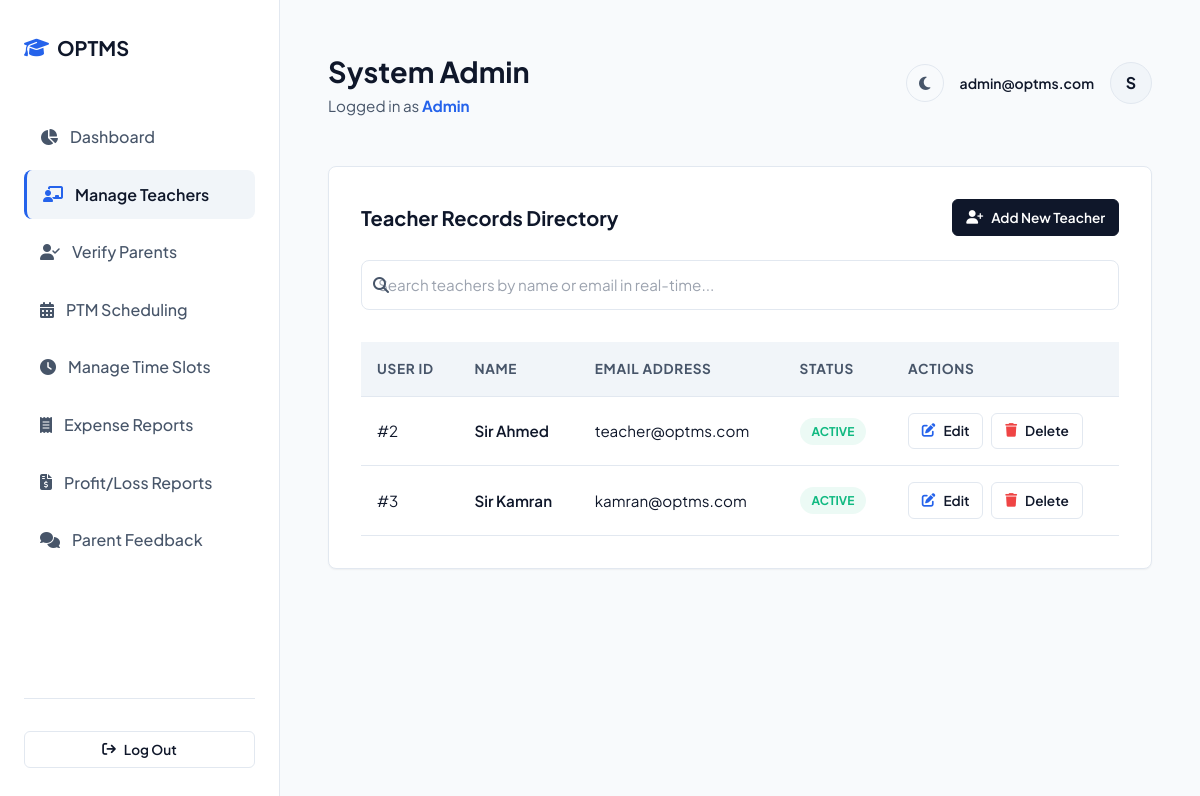
Page /index.php?action=admin_teachers (signed in) on the committed database.
### tables this page shows
CREATE TABLE IF NOT EXISTS Users (
    user_id INT AUTO_INCREMENT PRIMARY KEY,
    name VARCHAR(100) NOT NULL,
    email VARCHAR(100) UNIQUE NOT NULL,
    password VARCHAR(255) NOT NULL,
    role ENUM('Admin', 'Teacher', 'Parent') NOT NULL,
    status ENUM('Pending', 'Active') DEFAULT 'Active',
    created_at TIMESTAMP DEFAULT CURRENT_TIMESTAMP
);

### controllers/AdminController.php (called while the page is built, shortened)
<?php
require_once __DIR__ . '/../config.php';
require_once __DIR__ . '/../models/User.php';
class AdminController {
    public function manageTeachers() {
        $teachers = User::getByRole('Teacher');
        include __DIR__ . '/../views/admin/teachers.php';
    }
}
?>

### config.php (called while the page is built, shortened)
<?php
function url($path = '') {
    return BASE_URL . '/' . ltrim($path, '/');
}
?>

### models/User.php (called while the page is built, shortened)
<?php
require_once __DIR__ . '/../db.php';
class User {
    public static function getByRole($role) {
        global $pdo;
        $stmt = $pdo->prepare("SELECT * FROM Users WHERE role = ? ORDER BY name ASC");
        $stmt->execute([$role]);
        return $stmt->fetchAll();
    }
}
?>

### views/admin/teachers.php (the view, shortened to what this page needs)
<?php
include __DIR__ . '/../layout/header.php';
?>
<div class="fade-in">
    <div class="content-card">
        <div class="card-title">
            <span>Teacher Records Directory</span>
            <button class="btn btn-primary btn-sm" data-open-modal="add-teacher-modal">
                <i class="fa-solid fa-user-plus"></i>
                Add New Teacher
            </button>
        </div>
        <div class="mb-4">
            <div class="relative">
                <span class="absolute inset-y-0 left-0 flex items-center pl-3 pointer-events-none text-slate-400">
                </span>
                <input type="text" class="form-control table-search pl-10" data-table="teachers-list-table" placeholder="Search teachers by name or email in real-time...">
            </div>
        </div>
        <div class="table-responsive">
            <table class="table" id="teachers-list-table">
                <thead>
                    <tr>
                        <th>User ID</th>
                        <th>Name</th>
                        <th>Email Address</th>
                        <th>Status</th>
                        <th>Actions</th>
                    </tr>
                </thead>
                <tbody>
                    <?php if (empty($teachers)): ?>
                        <tr>
                            <td colspan="5" class="text-center text-slate-400">No teachers registered yet.</td>
                        </tr>
                    <?php else: ?>
                        <?php foreach ($teachers as $teacher): ?>
                            <tr>
                                <td>#<?php echo $teacher['user_id']; ?></td>
                                <td class="font-semibold text-white"><?php echo htmlspecialchars($teacher['name']); ?></td>
                                <td><?php echo htmlspecialchars($teacher['email']); ?></td>
                                <td>
                                    <span class="badge badge-success"><?php echo $teacher['status']; ?></span>
                                </td>
                                <td>
                                    <div class="flex items-center gap-2">
                                        <button class="btn btn-secondary btn-sm edit-teacher-btn"
                                                data-id="<?php echo $teacher['user_id']; ?>"
                                                data-name="<?php echo htmlspecialchars($teacher['name']); ?>"
                                                data-email="<?php echo htmlspecialchars($teacher['email']); ?>">
                                            <i class="fa-solid fa-pen-to-square text-indigo-400"></i>
                                            Edit
                                        </button>
                                        <a href="<?php echo url('index.php?action=admin_teacher_delete&id=' . $teacher['user_id']); ?>"
                                           class="btn btn-secondary btn-sm hover:bg-red-950"
                                           onclick="return confirm('Are you sure you want to delete this teacher?');">
                                            <i class="fa-solid fa-trash text-red-500"></i>
                                            Delete
                                        </a>
                                    </div>
                                </td>
                            </tr>
                        <?php endforeach; ?>
                    <?php endif; ?>
                </tbody>
            </table>
        </div>
    </div>
</div>
<?php include __DIR__ . '/../layout/footer.php'; ?>

### index.php (shortened to what this page needs)
<?php
require_once __DIR__ . '/config.php';
require_once __DIR__ . '/db.php';
require_once __DIR__ . '/models/User.php';
require_once __DIR__ . '/controllers/AdminController.php';
$action = isset($_GET['action']) ? $_GET['action'] : 'dashboard';
switch ($action) {
    case 'admin_teachers':
    case 'admin_teacher_create':
    case 'admin_teacher_edit':
    case 'admin_teacher_delete':
        $admin = new AdminController();
        $admin->manageTeachers();
        break;
}
?>

### views/layout/header.php (shortened to what this page needs)
<?php
require_once __DIR__ . '/../../config.php';
$action = isset($_GET['action']) ? $_GET['action'] : 'dashboard';
?>
<!DOCTYPE html>
<html lang="en">
<head>
    <link href="https://cdn.jsdelivr.net/npm/tailwindcss@2.2.19/dist/tailwind.min.css" rel="stylesheet">
    <link rel="stylesheet" href="<?php echo url('assets/css/style.css'); ?>">
    <link rel="stylesheet" href="https://cdnjs.cloudflare.com/ajax/libs/font-awesome/6.4.0/css/all.min.css">
</head>
<body>
<?php if (isset($_SESSION['user_id'])): ?>
    <div class="dashboard-container">
        <aside class="sidebar">
            <div class="sidebar-brand flex items-center justify-between">
                <div class="flex items-center gap-2">
                    <i class="fa-solid fa-graduation-cap text-indigo-500"></i>
                    <span>OPTMS</span>
                </div>
            </div>
            <ul class="sidebar-menu">
                <li class="sidebar-item <?php echo ($action == 'dashboard') ? 'active' : ''; ?>">
                    <a href="<?php echo url('index.php?action=dashboard'); ?>">
                        <i class="fa-solid fa-chart-pie"></i>
                        <span>Dashboard</span>
                    </a>
                </li>
                <?php if ($_SESSION['role'] === 'Admin'): ?>
                    <li class="sidebar-item <?php echo ($action == 'admin_teachers') ? 'active' : ''; ?>">
                        <a href="<?php echo url('index.php?action=admin_teachers'); ?>">
                            <i class="fa-solid fa-chalkboard-user"></i>
                            <span>Manage Teachers</span>
                        </a>
                    </li>
                    <li class="sidebar-item <?php echo ($action == 'admin_parents') ? 'active' : ''; ?>">
                        <a href="<?php echo url('index.php?action=admin_parents'); ?>">
                            <i class="fa-solid fa-user-check"></i>
                            <span>Verify Parents</span>
                        </a>
                    </li>
                    <li class="sidebar-item <?php echo ($action == 'admin_events') ? 'active' : ''; ?>">
                        <a href="<?php echo url('index.php?action=admin_events'); ?>">
                            <i class="fa-solid fa-calendar-days"></i>
                            <span>PTM Scheduling</span>
                        </a>
                    </li>
                    <li class="sidebar-item <?php echo (strpos($action, 'admin_slot') !== false) ? 'active' : ''; ?>">
                        <a href="<?php echo url('index.php?action=admin_slots'); ?>">
                            <i class="fa-solid fa-clock"></i>
                            <span>Manage Time Slots</span>
                        </a>
                    </li>
                    <li class="sidebar-item <?php echo (strpos($action, 'admin_expense') !== false) ? 'active' : ''; ?>">
                        <a href="<?php echo url('index.php?action=admin_expenses'); ?>">
                            <i class="fa-solid fa-receipt"></i>
                            <span>Expense Reports</span>
                        </a>
                    </li>
                    <li class="sidebar-item <?php echo ($action == 'admin_reports') ? 'active' : ''; ?>">
                        <a href="<?php echo url('index.php?action=admin_reports'); ?>">
                            <i class="fa-solid fa-file-invoice-dollar"></i>
                            <span>Profit/Loss Reports</span>
                        </a>
                    </li>
                    <li class="sidebar-item <?php echo ($action == 'admin_feedback') ? 'active' : ''; ?>">
                        <a href="<?php echo url('index.php?action=admin_feedback'); ?>">
                            <i class="fa-solid fa-comments"></i>
                            <span>Parent Feedback</span>
                        </a>
                    </li>
                <?php endif; ?>
            </ul>
            <div class="sidebar-footer">
                <a href="<?php echo url('index.php?action=logout'); ?>" class="btn btn-secondary btn-sm btn-block text-center flex items-center justify-center gap-2">
                    <i class="fa-solid fa-arrow-right-from-bracket"></i>
                    <span>Log Out</span>
                </a>
            </div>
        </aside>
        <main class="main-content">
            <div class="top-navbar flex items-center justify-between">
                <div class="flex items-center gap-3">
                    <div class="welcome-text">
                        <h2><?php echo htmlspecialchars($_SESSION['name']); ?></h2>
                        <p>Logged in as <strong class="text-indigo-400"><?php echo $_SESSION['role']; ?></strong></p>
                    </div>
                </div>
                <div class="user-profile flex items-center gap-3">
                    <button id="dark-mode-toggle" class="btn-toggle-dark" title="Toggle Light/Dark Theme">
                        <i class="fa-solid fa-moon"></i>
                    </button>
                    <span class="text-sm font-semibold hidden md:inline text-slate-350"><?php echo htmlspecialchars($_SESSION['email']); ?></span>
                    <div class="user-avatar">
                        <?php echo strtoupper(substr($_SESSION['name'], 0, 1)); ?>
                    </div>
                </div>
            </div>
<?php endif; ?>

### views/layout/footer.php (shortened to what this page needs)
<?php
require_once __DIR__ . '/../../config.php';
?>
<?php if (isset($_SESSION['user_id'])): ?>
        </main>
    </div>
<?php endif; ?>
</body>
</html>

### rows in the picture
users: user_id "2", name "Sir Ahmed", email "teacher@optms.com", status "ACTIVE"
users: user_id "3", name "Sir Kamran", email "kamran@optms.com", status "ACTIVE"

### other values in the picture
$_SESSION['name'] "System Admin"
$_SESSION['role'] "Admin"
$_SESSION['email'] "admin@optms.com"
substr($_SESSION['name'], 0, 1) "S"
